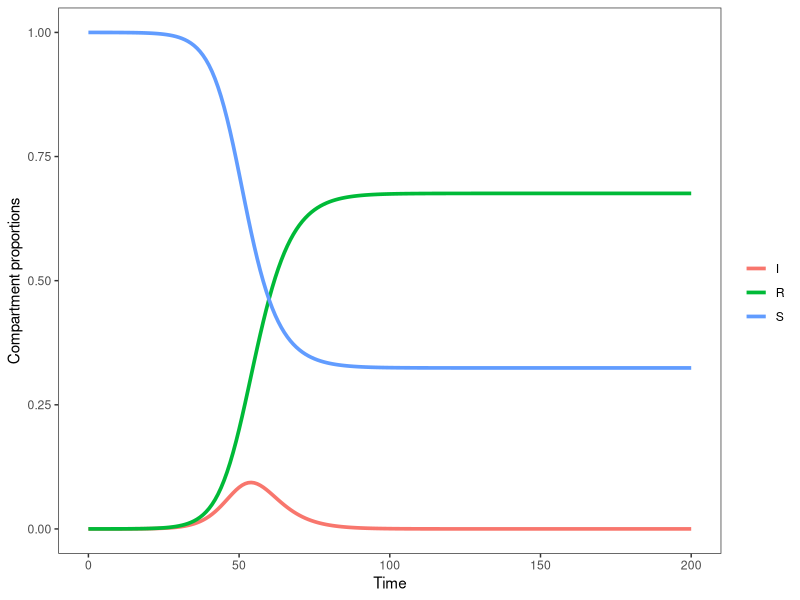
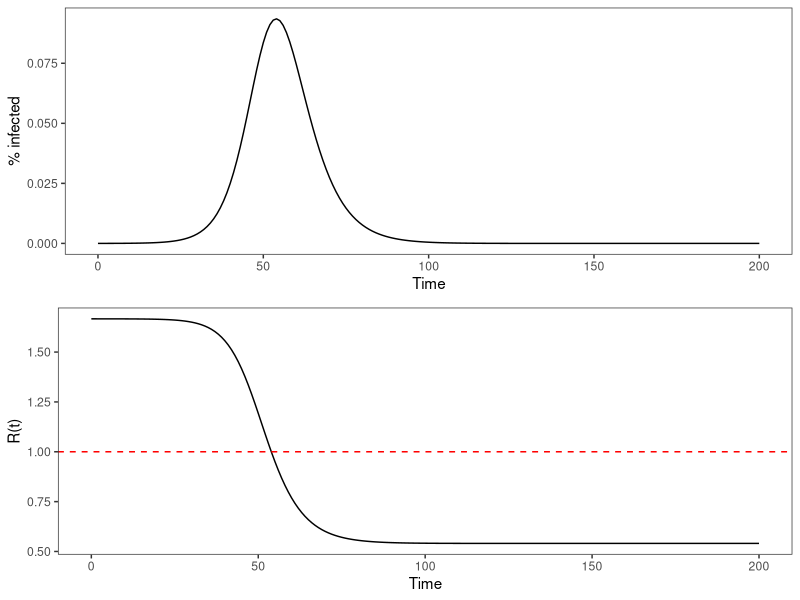
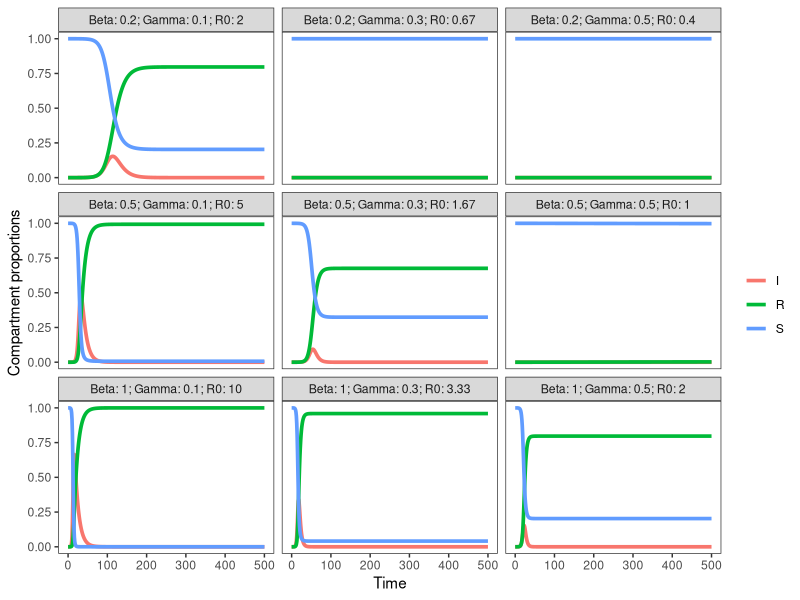

The R source for these figures, in order:
###############################################################################################

#Core/Basic SIR model code

###############################################################################################

#1. Load packages
#if you are installing packages for the first time (only run once):
#install.packages("deSolve")
#install.packages("tidyverse")

#if you've already installed the packages:
library(deSolve) #differential equation solver
library(tidyverse)  #for manipulating dataframes and graphing in R
library(cowplot) #for combining multiple graphs on the same plot

#2. Start by defining:
# A list (or vector) of model parameters (e.g. effective contact rate, recovery rate)
# A vector of initial compartment sizes (often 1 infected person and the rest susceptible)
# A vector of time steps corresponding to how long we want to run the model.

parameters <- list(beta = 0.5, #effective contact rate
                gamma = 0.3 #recovery rate (1/duration of infection)
)

state <- c(S = 99999, #population of 100,000, 1 person starts of infected
           I = 1, 
           R = 0
) #these could also be proportions (0.99 and 0.01, for instance)

T_end <- 500 #run model for 500 time steps (e.g. months)
times <- seq(0, T_end, by = 1) #runs the model for 500 time steps (e.g. months), and computes output at each time step 

#3. Define function for a basic SIR model without demography
# This will be used with the deSolve package to simulate how your population moves between compartments over time

BasicSIR<-function(t, state, parameters) {
  with(as.list(c(state, parameters)),{ 
    N = S + I + R #define N (total population size)
    
    #SIR model equations from slides - rates of change in and out of each compartment 
    dS <- -beta*S*I/N
    dI <- beta*S*I/N - gamma*I
    dR <- gamma*I
    
    #return the rates of change as a list - IMPORTANT: must be same order as "state"
    list(c(dS, dI, dR)) 
  })
}

#4. Run the SIR model using the ode() function that is part of the deSolve package.
output <- ode(y = state, times = times, func = BasicSIR, parms = parameters)

#Note: ode() is a function in the deSolve package. 
# You must fill it in using the syntax: 
#    "ode(y= [vector of initial compartment sizes], 
#         times = [vector of time steps], 
#         func = [name of SIR model function], 
#         parms = [vector or list of parameter values])"  


#View and analyze model output
print(head(output, 10)) #I's are rapidly increasing
print(tail(output, 10)) #steady state - state sizes aren't changing

# 5. Plot results. We define a function that will plot the epidemic curve of our model output from step #4. 
output <- as.data.frame(output) %>% mutate(N=S+I+R)
output_long <- pivot_longer(output, cols=c("S","I","R"), names_to="state", values_to="size")

plot_trace <-function(out) {
  fig <- ggplot(out, aes(x=time, y=size/N, color=state)) + 
    geom_line(linewidth=1.25) +
    labs(x='Time', y='Compartment proportions', color='') +
    theme_bw() + theme(panel.grid=element_blank())
  return(fig)
}

plot_trace(output_long %>% filter(time <= 200))

#6. calculate basic reproductive number R0 (doesn't vary over time)
R0 <- parameters[["beta"]]/parameters[["gamma"]]
print(R0)
#calculate effective reproductive number Rt (declines over time as % population susceptible declines)
output <- output %>% mutate(Rt=R0*S/N)

#7.  Let's further examine how infection dynamics and Rt are related
fig1 <- ggplot(output %>% filter(time<=200)) + 
  geom_line(aes(x=time, y=I/N)) + 
  labs(x="Time", y="% infected") +
  theme_bw() + theme(panel.grid=element_blank())
fig2 <- ggplot(output %>% filter(time<=200)) + 
  geom_line(aes(x=time, y=Rt)) +
  geom_hline(yintercept=1, linetype="dashed", color="red") +
  labs(x="Time", y="R(t)") +
  theme_bw() + theme(panel.grid=element_blank())
fig <- plot_grid(fig1, fig2, nrow=2)
fig

#8. Finally, let's see how changing model parameters affects infection dynamics.
# We'll do this w/ a simple 2-way sensitivity analysis, changing beta (effective contact rate) and gamma (recovery rate)
output_all <- list()
for(betas in c(0.2, 0.5, 1)) {
  for(gammas in c(0.1, 0.3, 0.5)) {
    parameters <- c("beta"=betas, 
                    "gamma"=gammas)
    output <- ode(y = state, times = times, func = BasicSIR, parms = parameters)
    output_long <- pivot_longer(as.data.frame(output) %>% mutate(N=S+I+R), 
                                cols=c("S","I","R"), names_to="state", values_to="size")
    output_all <- c(output_all, list(output_long %>% mutate(beta=paste0("Beta: ", betas), 
                                                            gamma=paste0("Gamma: ", gammas),
                                                            R0=paste0("R0: ", round(betas/gammas, 2)))))
  }
}

output_all <- bind_rows(output_all)
output_all <- output_all %>% mutate(label=paste(beta, gamma, R0, sep="; "))

plot_trace(output_all) + facet_wrap(~label)
